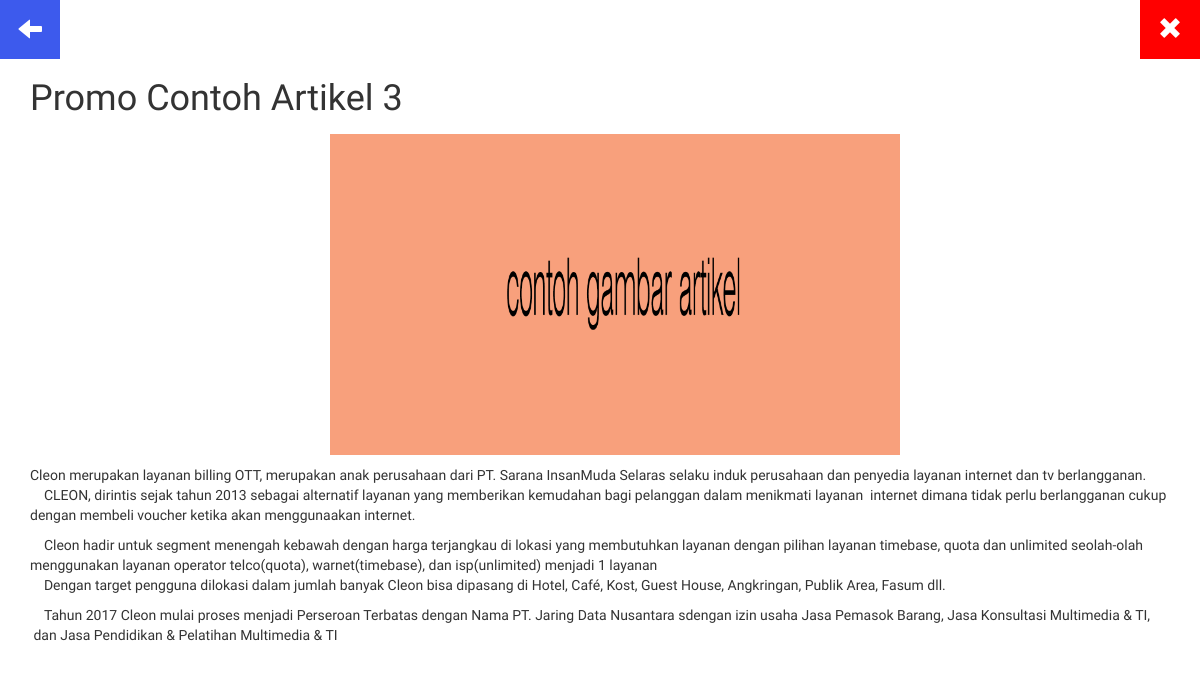
The page /sims/page/detail_promo/ART003 on the database its author committed.
### tables this page shows
CREATE TABLE `artikel` (
  `id_artikel` varchar(50) NOT NULL,
  `foto_artikel` text NOT NULL,
  `judul_artikel` varchar(100) NOT NULL,
  `isi_artikel` text NOT NULL,
  `id_kategori_artikel` varchar(100) NOT NULL
);

### application/controllers/Sims.php (called while the page is built, shortened)
<?php
	class sims extends CI_Controller{
		function __construct(){
			$this->load->model('model_sims');
		}
		function page(){
			$page = $this->uri->segment(3);
			$item_slide = $this->model_sims->tmp_slide()->row_array();
			$data['item_slide'] = $item_slide;
			$data['tmp_slide'] = $this->model_sims->tmp_slide()->result();
			$data['page'] = $page;
			if($page == 'layanan'){
				$data['tmp_layanan'] = $this->model_sims->tmp_layanan()->result();
				$this->load->view('sims',$data);
			}else if($page == 'profil'){
				$item_profil = $this->model_sims->tmp_profil()->row_array();
				$data['item_profil'] = $item_profil;
				$this->load->view('sims',$data);
			}else if($page == 'kontak'){
				$item_kontak = $this->model_sims->tmp_profil()->row_array();
				$data['item_kontak'] = $item_kontak;
				$this->load->view('sims',$data);
			}else if($page == 'galery'){
				$data['tmp_ket_galery'] = $this->model_sims->tmp_ket_galery()->result();
				$data['tmp_galery'] = $this->model_sims->tmp_galery()->result();
				$this->load->view('sims',$data);
			}else if($page == 'detail_layanan'){
				$d_layanan = $this->uri->segment(4);
				$data['hsl'] = $this->model_sims->qw("artikel","WHERE id_artikel = '$d_layanan'");
				$this->load->view('sims',$data);
			}else if($page == 'detail_csr'){
				$d_csr = $this->uri->segment(4);
				$data['hsl'] = $this->model_sims->qw("artikel","WHERE id_artikel = '$d_csr'");
				$this->load->view('sims',$data);
			}else if($page == 'detail_promo'){
				$d_promo = $this->uri->segment(4);
				$data['hsl'] = $this->model_sims->qw("artikel","WHERE id_artikel  = '$d_promo'");
				$this->load->view('sims',$data);
			}else{
				$this->load->view('sims',$data);
			}
		}
	}
 ?>

### index.php (called while the page is built, shortened)
<?php
require_once BASEPATH.'core/CodeIgniter.php';

### application/models/Model_sims.php (called while the page is built, shortened)
<?php
	class model_sims extends CI_Model{
		function qw($table,$prop){
			return $this->db->query("SELECT * FROM $table $prop");
		}
	}
 ?>

### application/views/page/detail_promo.php (the view)
<div class="container-fluid">
	<div class="row">
		<div class="exit" id="exit-biru">
			<h3><a href="<?php echo site_url('sims/page/promo') ?>"><span class="glyphicon glyphicon-arrow-left"></span></a></h3>
		</div>
		<div class="exit">
			<h3><a href="<?php echo site_url('sims/page/home') ?>"><span class="glyphicon glyphicon-remove"></span></a></h3>
		</div>
	</div>
</div>
<?php
	$val = $hsl->row_array();
 ?>
<div class="container">
	<h1>Promo <?php echo $val['judul_artikel']; ?></h1>
	<img src="<?php echo base_url() ?>artikel/<?php echo $val['foto_artikel'] ?>" class="item-page-detail-layanan-img">
	<?php echo $val['isi_artikel'] ?>
</div>

### rows shown on the page
artikel: judul_artikel "Contoh Artikel 3", foto_artikel (picture), isi_artikel "Cleon merupakan layanan billing OTT, merupakan anak perusahaan dari PT. Sarana InsanMuda Selaras selaku induk perusahaan dan penyedia layanan internet dan tv berlangganan. CLEON, dirintis sejak tahun 2013 sebagai alternatif layanan yang memberikan kemudahan bagi pelanggan dalam menikmati layanan internet dimana tidak perlu berlangganan cukup dengan membeli voucher ketika akan menggunaakan internet. Cleon hadir untuk segment menengah kebawah dengan harga terjangkau di lokasi yang membutuhkan layanan dengan pilihan layanan timebase, quota dan unlimited seolah-olah menggunakan layanan operator telco(quota), warnet(timebase), dan isp(unlimited) menjadi 1 layanan Dengan target pengguna dilokasi…"
